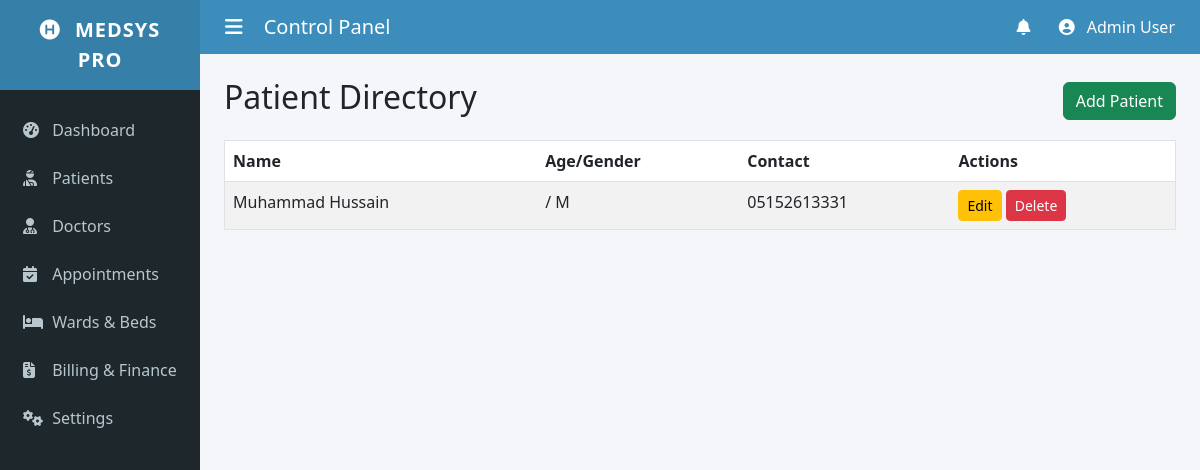
The app's page /patients/ with its own data.
### patients/models.py (models this page shows, shortened)
class Patient(models.Model):
    first_name = models.CharField(max_length=100)
    last_name = models.CharField(max_length=100)
    date_of_birth = models.DateField(null=True, blank=True)
    gender = models.CharField(max_length=10, choices=[('M','Male'), ('F','Female'), ('O','Other')], null=True)
    blood_group = models.CharField(max_length=5, blank=True)
    contact_number = models.CharField(max_length=20, blank=True)
    emergency_contact = models.CharField(max_length=100, blank=True)
    address = models.TextField(blank=True)
    insurance_provider = models.CharField(max_length=100, blank=True)
    insurance_policy_number = models.CharField(max_length=50, blank=True)
    allergies = models.TextField(blank=True, help_text="List any known allergies")
    assigned_bed = models.OneToOneField(Bed, on_delete=models.SET_NULL, null=True, blank=True)
    scan_file_3d = models.FileField(upload_to='models_3d/', blank=True, null=True)
    admission_date = models.DateTimeField(auto_now_add=True)

### patients/views.py (the view)
def patient_list(request):
    patients = Patient.objects.all().order_by("-id")
    return render(
        request,
        "patients/patient_list.html",
        {"patients": patients},
    )

### patients/templates/patients/patient_list.html
{% extends 'patients/base.html' %}
{% block content %}
<div class="d-flex justify-content-between align-items-center mb-3">
    <h2>Patient Directory</h2>
    <a href="{% url 'patient_add' %}" class="btn btn-success">Add Patient</a>
</div>
<table class="table table-striped table-hover bg-white border">
    <thead>
        <tr>
            <th>Name</th>
            <th>Age/Gender</th>
            <th>Contact</th>
            <th>Actions</th>
        </tr>
    </thead>
    <tbody>
        {% for patient in patients %}
        <tr>
            <td>{{ patient.first_name }} {{ patient.last_name }}</td>
            <td>{{ patient.age }} / {{ patient.gender }}</td>
            <td>{{ patient.contact_number }}</td>
            <td>
                <a href="{% url 'patient_edit' patient.pk %}" class="btn btn-sm btn-warning">Edit</a>
                <a href="{% url 'patient_delete' patient.pk %}" class="btn btn-sm btn-danger">Delete</a>
            </td>
        </tr>
        {% empty %}
        <tr><td colspan="4" class="text-center">No patients found.</td></tr>
        {% endfor %}
    </tbody>
</table>
{% endblock %}

### patients/templates/patients/base.html (style rules this page uses)
body { background-color: #f4f6f9; font-family: 'Segoe UI', Tahoma, Geneva, Verdana, sans-serif; }

### records on screen
Patient: first_name "Muhammad", last_name "Hussain", gender "M", contact_number "05152613331"
